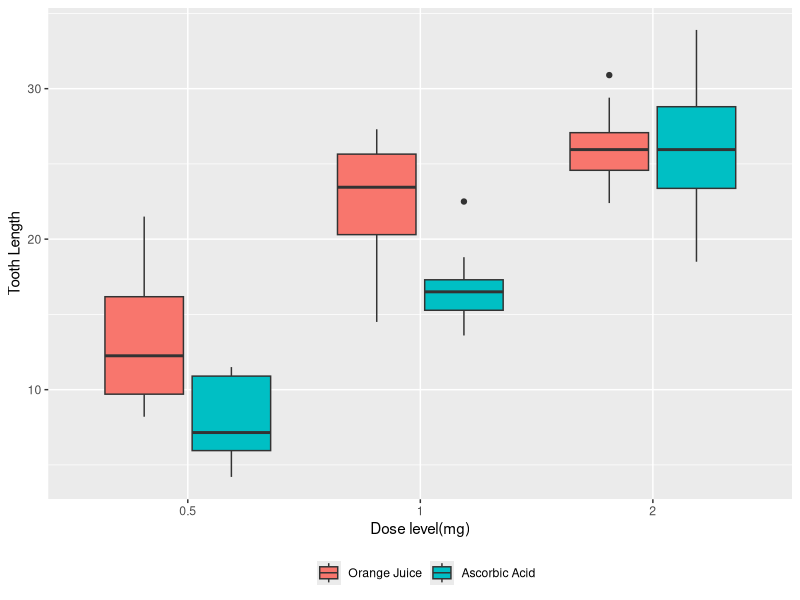

This chart was generated by the following R code: (Note: this script raises an error after producing the figure.)
## ---- chunk 1
library(ggplot2)
library(reshape2)
library(knitr)
library(dplyr)
library(gridExtra)
library(xtable)
## ---- chunk 2
data1 <- ToothGrowth
data1$dose <- as.factor(data1$dose)
## ---- chunk 3
p <- ggplot(data=data1, aes(y=len,x=dose, fill=supp)) + geom_boxplot() 
p <- p + labs(x = "Dose level(mg)", y = "Tooth Length")
p <- p + scale_fill_discrete(name=" ",breaks=c("OJ", "VC"),
                                   labels=c("Orange Juice", "Ascorbic Acid")) 
p1 <- p +theme(legend.position="bottom")
print(p1)
## ---- chunk 4
datasupp <- group_by(data1, supp) %>% summarise(mean=mean(len), var=var(len), count=sum(!is.na(len)))
datadose <- group_by(data1, dose) %>% summarise(mean=mean(len), var=var(len), count=sum(!is.na(len)))
t1 <- data.frame( Group=c(levels(datasupp$supp), levels(datadose$dose)), Means=c(datasupp$mean[1:2], datadose$mean[1:3]), Variances=c(datasupp$var[1:2], datadose$mean[1:3]), Counts = c(datasupp$count[1:2], datadose$count[1:3]))
print(xtable(t1, digits = 3), comment=FALSE,include.rownames=FALSE)
## ---- chunk 5
test1 <- t.test(len ~ supp,data=data1, var.equal = FALSE, paired = FALSE)
test1$conf.int
test1$p.value
test1$estimate
## ---- chunk 6
dlong <- melt(data1, id.vars = c("dose"), measure.vars="len")
g1 <- dlong[dlong$dose == "0.5",]$value
g2 <- dlong[dlong$dose == "1",]$value
g3 <- dlong[dlong$dose == "2",]$value
t1 <- t.test(g2, g1,var.equal = FALSE, paired = FALSE, alternative = "two.sided")
t2 <- t.test(g3, g1,var.equal = FALSE, paired = FALSE, alternative = "two.sided")
t3 <- t.test(g3, g2,var.equal = FALSE, paired = FALSE, alternative = "two.sided")
conf_int <- rbind(t1$conf, t2$conf, t3$conf)
p_vals <- format.pval(c(t1$p.value, t2$p.value, t3$p.value), eps = .001, digits=3)
t_stat <- rbind(t1$statistic, t2$statistic,t3$statistic)
labels <-c("1mg vs. 0.5mg", "2mg vs. 0.5mg", "2mg vs 1mg")
results1 <- data.frame(labels, conf_int, p_vals, t_stat)
colnames(results1) <- c("Comparison", "95% CI", "95% CI", "p", "t")
print(xtable(results1, digits = 3), comment=FALSE,include.rownames=FALSE)
## ---- chunk 7
meandiff <- c(mean(g3)-mean(g2), mean(g3)-mean(g1), mean(g2-g1))
vars1 <- c(var(g1), var(g2), var(g3))
sd1 <- sqrt(vars1)
rbind(meandiff, sd1)
power.t.test(n=10, type = "two.sample", alternative = "two.sided", 
             sig.level = 0.01, sd=4.5, delta=6.4)$power
power.t.test(power = 0.95, type = "two.sample", alternative = "two.sided", 
             sig.level = 0.01, sd=4.5, delta=6.4)$n
